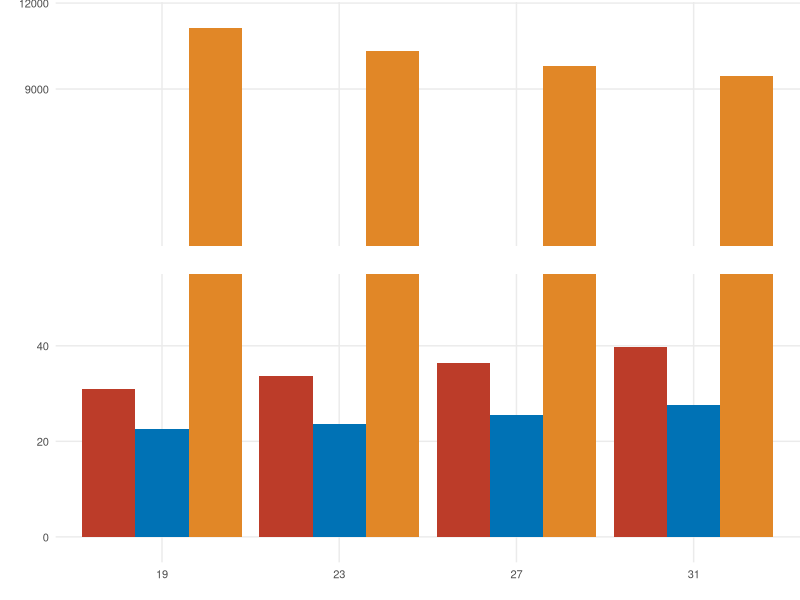
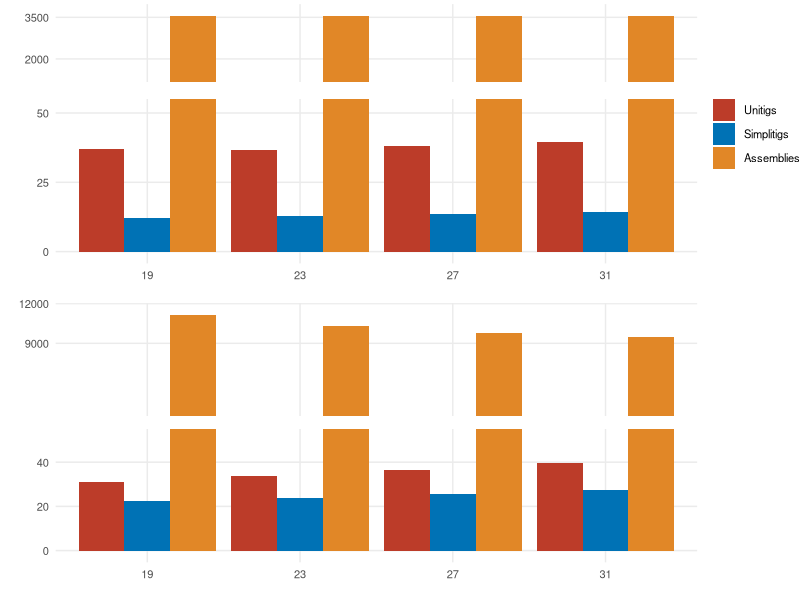

These figures' R source, in order: (Note: this script raises an error after producing the figures.)
#!/usr/bin/env Rscript

library(tidyverse)
library(patchwork)
library(ggsci)
library(scales)

isRStudio <- Sys.getenv("RSTUDIO") == "1"

w <- 2.5
h <- 2.5
ps <- 0.25

theme_set(
  theme_minimal(base_family = 'Helvetica') +
    theme(
      legend.title = element_blank(),
      plot.margin = unit(c(1.5, 0.0, 0.0, 0), "pt"),
      legend.margin = unit(x = c(0, 0, 0, 0), units = "mm"),
      plot.background = element_rect(colour = "white"),
      text = element_text(size = 10),
      panel.grid.minor = element_blank()
    )
)

scale_fill_discrete <- function(...) {
  scale_fill_nejm(...)
}



df0 <- read_tsv("fastmap_imac.tsv")

df <- df0 %>%
  mutate(method = str_replace(method, "pa", "Simplitigs")) %>%
  mutate(method = str_replace(method, "bc", "Unitigs")) %>%
  mutate(method = str_replace(method, "me", "Assemblies")) %>%
  mutate(method = fct_rev(as.factor(method))) %>%
  mutate(mem = mem * 1e3) %>%
  mutate(k = as.factor(k))

yticks_mem <- c(0, 25, 50, 2000, 3500)

trans_mem <- function(x) {
  pmin(x, 50) + 0.01 * pmax(x - 50, 0)
}


p <- ggplot(df) +
  geom_bar(aes(
    x = k,
    y = trans_mem(mem),
    fill = method
  ),
  stat = "identity",
  position = position_dodge()) +
  scale_y_continuous(limits = c(0, NA),
                     breaks = trans_mem(yticks_mem),
                     labels = yticks_mem) +
  geom_rect(
    xmin = 0,
    xmax = 6,
    ymin = 55,
    ymax = 61,
    fill = "white"
  ) +
  xlab("") +
  ylab("")

# q <- ggplot(df) +
#   geom_bar(aes(x = k, y = loading, fill = method),
#            stat = "identity",
#            position = position_dodge()) +
#   ylim(ylim.loading) +
#   xlab("") +
#   ylab("") +
#   theme(legend.position = "none")

trans_mat <- function(x) {
  pmin(x, 40) + 0.0060 * pmax(x - 40, 0)
}

yticks_mat <- c(0, 20, 40, 9000, 12000)

r <- ggplot(df) +
  geom_bar(aes(
    x = k,
    y = trans_mat(matching),
    fill = method
  ),
  stat = "identity",
  position = position_dodge()) +
  scale_y_continuous(limits = c(0, NA),
                     breaks = trans_mat(yticks_mat),
                     labels = yticks_mat) +
  geom_rect(
    xmin = 0,
    xmax = 6,
    ymin = 55,
    ymax = 61,
    fill = "white"
  ) +
  xlab("") +
  ylab("") +
  theme(legend.position = "none")

r


(p / r) + ggsave("imac.pdf", width = w, height = h)
